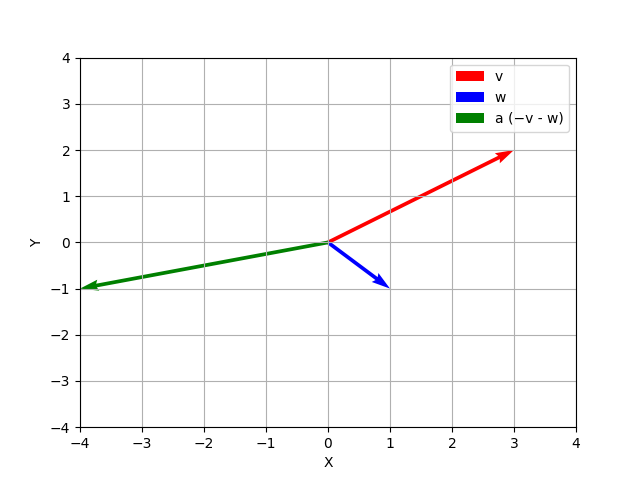

Here is the Python script that generated this plot:
import numpy as np
import matplotlib.pyplot as plt

# Definizione dei vettori v e w
v = np.array([3, 2])
w = np.array([1, -1])

# Calcolo dell'opposto di v e w
opposite_v = -v
opposite_w = -w

# Calcolo del vettore a = -v - w
a = opposite_v + opposite_w

# Creazione del grafico
plt.figure()

# Aggiungi vettori al grafico
plt.quiver(0, 0, v[0], v[1], angles='xy', scale_units='xy', scale=1, color='r', label='v')
plt.quiver(0, 0, w[0], w[1], angles='xy', scale_units='xy', scale=1, color='b', label='w')
plt.quiver(0, 0, a[0], a[1], angles='xy', scale_units='xy', scale=1, color='g', label='a (−v - w)')

# Imposta i limiti del grafico
plt.xlim(-4, 4)
plt.ylim(-4, 4)

# Aggiungi griglia
plt.grid(True)

# Aggiungi etichette degli assi
plt.xlabel('X')
plt.ylabel('Y')

# Aggiungi legenda
plt.legend()

# Mostra il grafico
plt.show()
